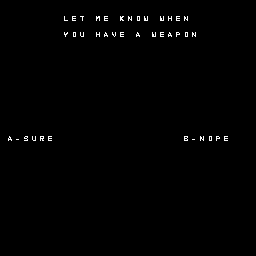

Rendered tile map (Tiled .tmx) drawn with the repository's tilesets; below, a short description and the full map source, tile grids included:
An orthogonal 32x32 tile map with 8x8 px tiles, 1 tile layer (Tile Layer 1).

<map version="1.10" tiledversion="1.10.2" orientation="orthogonal" renderorder="right-down" width="32" height="32" tilewidth="8" tileheight="8" infinite="0" nextlayerid="2" nextobjectid="1">
 <editorsettings>
  <export target="text6.c" format="gba" />
 </editorsettings>
 <tileset firstgid="1" source="text.tsx" />
 <layer id="1" name="Tile Layer 1" width="32" height="32">
  <data encoding="csv">
0,0,0,0,0,0,0,0,0,0,0,0,0,0,0,0,0,0,0,0,0,0,0,0,0,0,0,0,0,0,0,0,
0,0,0,0,1,1,0,0,0,0,0,0,0,0,0,0,0,0,0,0,0,0,0,0,0,0,0,0,0,0,0,0,
0,0,1,1,1,1,0,0,13,6,21,0,14,6,0,12,15,16,24,0,24,9,6,15,0,0,0,0,0,0,0,0,
0,0,1,1,1,1,0,0,0,0,0,0,0,0,0,0,0,0,0,0,0,0,0,0,0,0,0,0,0,0,0,0,
0,0,1,1,1,1,0,0,26,16,22,0,9,2,23,6,0,2,0,24,6,2,17,16,15,0,0,0,0,0,0,0,
0,0,1,1,1,1,0,0,0,0,0,0,0,0,0,0,0,0,0,0,0,0,0,0,0,0,0,0,0,0,0,0,
0,0,0,0,0,0,0,0,0,0,0,0,0,0,0,0,0,0,0,0,0,0,0,0,0,0,0,0,0,0,0,0,
0,0,0,0,0,0,0,0,0,0,0,0,0,0,0,0,0,0,0,0,0,0,0,0,0,0,0,0,0,0,0,0,
0,0,0,0,0,0,0,0,0,0,0,0,0,0,0,0,0,0,0,0,0,0,0,0,0,0,0,0,0,0,0,0,
0,0,0,0,0,0,0,0,0,0,0,0,0,0,0,0,0,0,0,0,0,0,0,0,0,0,0,0,0,0,0,0,
0,0,0,0,0,0,0,0,0,0,0,0,0,0,0,0,0,0,0,0,0,0,0,0,0,0,0,0,0,0,0,0,
0,0,0,0,0,0,0,0,0,0,0,0,0,0,0,0,0,0,0,0,0,0,0,0,0,0,0,0,0,0,0,0,
0,0,0,0,0,0,0,0,0,0,0,0,0,0,0,0,0,0,0,0,0,0,0,0,0,0,0,0,0,0,0,0,
0,0,0,0,0,0,0,0,0,0,0,0,0,0,0,0,0,0,0,0,0,0,0,0,0,0,0,0,0,0,0,0,
0,0,0,0,0,0,0,0,0,0,0,0,0,0,0,0,0,0,0,0,0,0,0,0,0,0,0,0,0,0,0,0,
0,0,0,0,0,0,0,0,0,0,0,0,0,0,0,0,0,0,0,0,0,0,0,0,0,0,0,0,0,0,0,0,
0,0,0,0,0,0,0,0,0,0,0,0,0,0,0,0,0,0,0,0,0,0,0,0,0,0,0,0,0,0,0,0,
0,2,38,20,22,19,6,0,0,0,0,0,0,0,0,0,0,0,0,0,0,0,0,3,38,15,16,17,6,0,0,0,
0,0,0,0,0,0,0,0,0,0,0,0,0,0,0,0,0,0,0,0,0,0,0,0,0,0,0,0,0,0,0,0,
0,0,0,0,0,0,0,0,0,0,0,0,0,0,0,0,0,0,0,0,0,0,0,0,0,0,0,0,0,0,0,0,
0,0,0,0,0,0,0,0,0,0,0,0,0,0,0,0,0,0,0,0,0,0,0,0,0,0,0,0,0,0,0,0,
0,0,0,0,0,0,0,0,0,0,0,0,0,0,0,0,0,0,0,0,0,0,0,0,0,0,0,0,0,0,0,0,
0,0,0,0,0,0,0,0,0,0,0,0,0,0,0,0,0,0,0,0,0,0,0,0,0,0,0,0,0,0,0,0,
0,0,0,0,0,0,0,0,0,0,0,0,0,0,0,0,0,0,0,0,0,0,0,0,0,0,0,0,0,0,0,0,
0,0,0,0,0,0,0,0,0,0,0,0,0,0,0,0,0,0,0,0,0,0,0,0,0,0,0,0,0,0,0,0,
0,0,0,0,0,0,0,0,0,0,0,0,0,0,0,0,0,0,0,0,0,0,0,0,0,0,0,0,0,0,0,0,
0,0,0,0,0,0,0,0,0,0,0,0,0,0,0,0,0,0,0,0,0,0,0,0,0,0,0,0,0,0,0,0,
0,0,0,0,0,0,0,0,0,0,0,0,0,0,0,0,0,0,0,0,0,0,0,0,0,0,0,0,0,0,0,0,
0,0,0,0,0,0,0,0,0,0,0,0,0,0,0,0,0,0,0,0,0,0,0,0,0,0,0,0,0,0,0,0,
0,0,0,0,0,0,0,0,0,0,0,0,0,0,0,0,0,0,0,0,0,0,0,0,0,0,0,0,0,0,0,0,
0,0,0,0,0,0,0,0,0,0,0,0,0,0,0,0,0,0,0,0,0,0,0,0,0,0,0,0,0,0,0,0,
0,0,0,0,0,0,0,0,0,0,0,0,0,0,0,0,0,0,0,0,0,0,0,0,0,0,0,0,0,0,0,0
</data>
 </layer>
</map>
